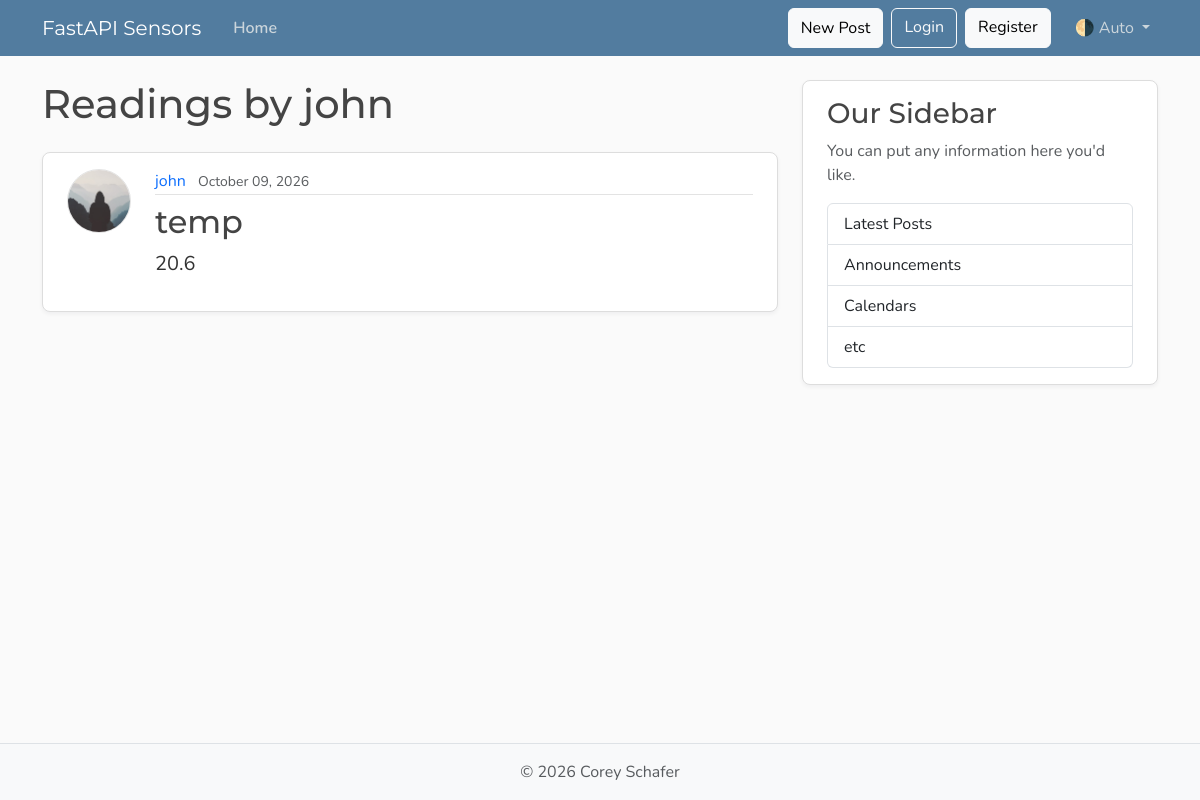
The app's page /user/1/readings, older data.
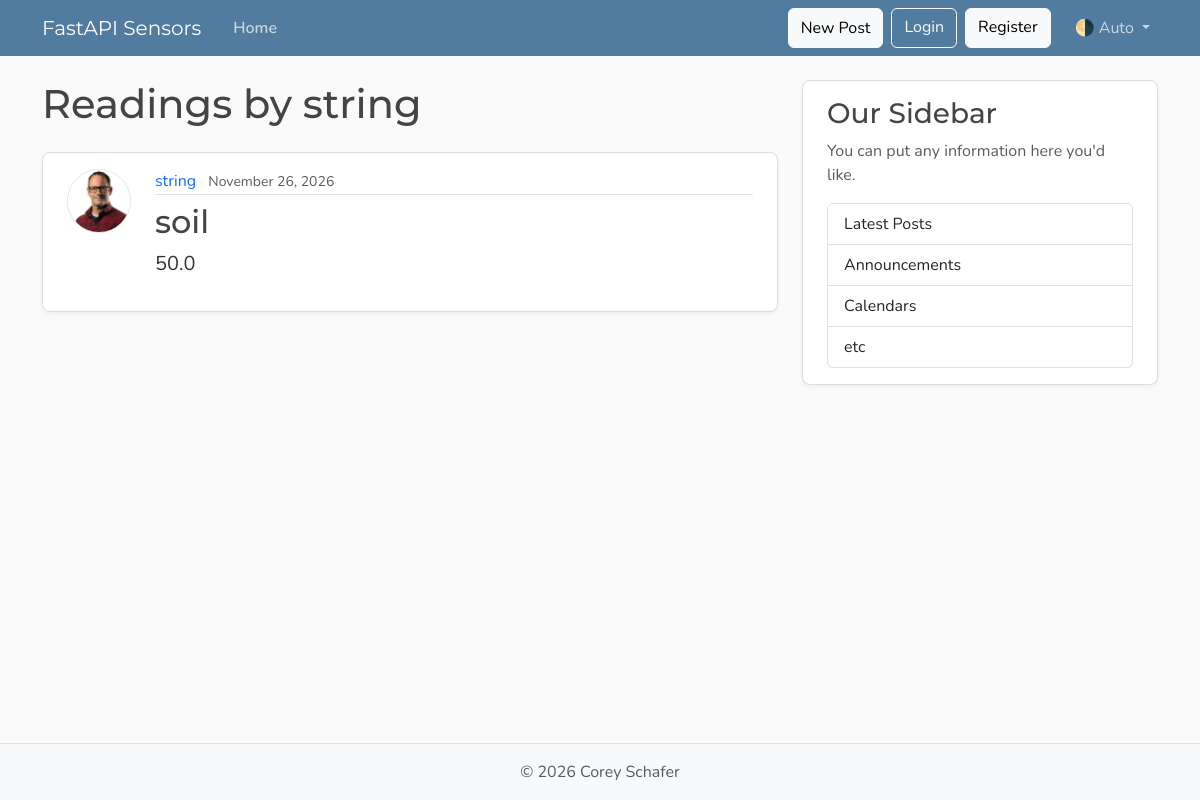
The same page, newer data.
### fastapi_intro/models.py (models this page shows, shortened)
class User(Base):
    __tablename__ = "user"
    id: Mapped[int] = mapped_column(Integer, primary_key=True, index=True)
    username: Mapped[str] = mapped_column(String(50), unique=True, nullable=False)
    email: Mapped[str] = mapped_column(String(320), unique=True, nullable=False)
    image_file: Mapped[str | None] = mapped_column(String(200), nullable=True, default=None,)
    readings:Mapped[list[Reading]] = relationship(back_populates="author", cascade="all, delete-orphan")

class Reading(Base):
    __tablename__ = "reading"
    id: Mapped[int] = mapped_column(Integer, primary_key=True, index=True)
    sensor: Mapped[str] = mapped_column(String(20), nullable=False)
    content: Mapped[float] = mapped_column(Float, nullable=False)
    user_id: Mapped[int] = mapped_column(ForeignKey("user.id"), nullable=False, index=True)
    date_timestamp: Mapped[datetime] = mapped_column(DateTime(timezone=True),
                                                     default=lambda: datetime.now(UTC))
    author: Mapped[User] = relationship(back_populates="readings")

### fastapi_intro/main.py (the view)
@app.get("/user/{user_id}/readings", include_in_schema=False, name="user_readings")
async def user_readings_page(request:Request, user_id: int, db: Annotated[AsyncSession, Depends(get_db)]):
    result = await db.execute(select(models.User).where(models.User.id == user_id))
    user = result.scalars().first()
    if not user:
        raise HTTPException(status_code=status.HTTP_404_NOT_FOUND, detail="User not found")
    result = await db.execute(select(models.Reading).where(models.Reading.user_id == user_id).options(selectinload(models.Reading.author)).order_by(models.Reading.date_timestamp.desc()))
    readings = result.scalars().all()
    return templates.TemplateResponse(request, "user_readings.html", {"readings":readings, "user":user, "title":f"{user.username}'s Readings"})

### fastapi_intro/templates/user_readings.html
{% extends "layout.html" %} {% block content %}
<h1 class="mb-4">Readings by {{ user.username }}</h1>
{% for reading in readings %}
<article class="content-section py-3 px-4 mb-4">
  <div class="d-flex align-items-start gap-4">
    <img
      class="rounded-circle article-img flex-shrink-0"
      src="{{ reading.author.image_path }}"
      alt="{{ reading.author.username }}'s profile picture"
      width="64"
      height="64"
      loading="lazy"
    />
    <div class="flex-grow-1">
      <div class="article-metadata mb-2">
        <a
          class="me-2"
          href="{{ url_for('user_readings', user_id=reading.author.id) }}"
          >{{ reading.author.username }}</a
        >
        <small class="text-body-secondary"
          >{{ reading.date_timestamp.strftime("%B %d, %Y") }}</small
        >
      </div>
      <h2>
        <a class="article-title" href="{{ url_for('get_sensor_readings') }}"
          >{{ reading.sensor }}</a
        >
      </h2>
      <p class="article-content">{{reading.content }}</p>
    </div>
  </div>
</article>
{% else %}
<p class="text-body-secondary">No posts by this user yet.</p>
{% endfor %} {% endblock content %}

Row changes from the older to the newer data that the page shows:
no longer on this page (row edited): Reading: author.username "john", date_timestamp "October 09, 2026", sensor "temp", content "20.6"
changed User: username "john" → "string"
added Reading: author.image_path (picture), author.username "string", date_timestamp "November 26, 2026", sensor "soil", content "50.0"
